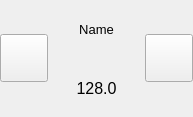
<?xml version="1.0" encoding="UTF-8"?>
<ui version="4.0">
 <class>TouchSpinBox</class>
 <widget class="QWidget" name="TouchSpinBox">
  <property name="geometry">
   <rect>
    <x>0</x>
    <y>0</y>
    <width>193</width>
    <height>117</height>
   </rect>
  </property>
  <property name="sizePolicy">
   <sizepolicy hsizetype="Minimum" vsizetype="Minimum">
    <horstretch>0</horstretch>
    <verstretch>0</verstretch>
   </sizepolicy>
  </property>
  <property name="minimumSize">
   <size>
    <width>120</width>
    <height>50</height>
   </size>
  </property>
  <property name="font">
   <font>
    <pointsize>10</pointsize>
   </font>
  </property>
  <property name="windowTitle">
   <string>Form</string>
  </property>
  <layout class="QHBoxLayout" name="horizontalLayout">
   <property name="spacing">
    <number>0</number>
   </property>
   <property name="leftMargin">
    <number>0</number>
   </property>
   <property name="topMargin">
    <number>0</number>
   </property>
   <property name="rightMargin">
    <number>0</number>
   </property>
   <property name="bottomMargin">
    <number>0</number>
   </property>
   <item>
    <widget class="QPushButton" name="leftButton">
     <property name="sizePolicy">
      <sizepolicy hsizetype="Fixed" vsizetype="Fixed">
       <horstretch>0</horstretch>
       <verstretch>0</verstretch>
      </sizepolicy>
     </property>
     <property name="minimumSize">
      <size>
       <width>48</width>
       <height>48</height>
      </size>
     </property>
     <property name="maximumSize">
      <size>
       <width>48</width>
       <height>48</height>
      </size>
     </property>
     <property name="font">
      <font>
       <pointsize>16</pointsize>
      </font>
     </property>
     <property name="text">
      <string/>
     </property>
     <property name="icon">
      <iconset resource="../../resources.qrc">
       <normaloff>:/icons/resources/icons/arrows_left.png</normaloff>:/icons/resources/icons/arrows_left.png</iconset>
     </property>
     <property name="iconSize">
      <size>
       <width>48</width>
       <height>48</height>
      </size>
     </property>
     <property name="flat">
      <bool>false</bool>
     </property>
    </widget>
   </item>
   <item>
    <layout class="QVBoxLayout" name="verticalLayout">
     <property name="spacing">
      <number>1</number>
     </property>
     <item>
      <widget class="QLabel" name="nameLabel">
       <property name="sizePolicy">
        <sizepolicy hsizetype="Preferred" vsizetype="Preferred">
         <horstretch>0</horstretch>
         <verstretch>0</verstretch>
        </sizepolicy>
       </property>
       <property name="minimumSize">
        <size>
         <width>80</width>
         <height>0</height>
        </size>
       </property>
       <property name="maximumSize">
        <size>
         <width>200</width>
         <height>200</height>
        </size>
       </property>
       <property name="font">
        <font>
         <pointsize>10</pointsize>
        </font>
       </property>
       <property name="text">
        <string>Name</string>
       </property>
       <property name="alignment">
        <set>Qt::AlignCenter</set>
       </property>
      </widget>
     </item>
     <item>
      <widget class="QLabel" name="valueLabel">
       <property name="sizePolicy">
        <sizepolicy hsizetype="Preferred" vsizetype="Preferred">
         <horstretch>0</horstretch>
         <verstretch>0</verstretch>
        </sizepolicy>
       </property>
       <property name="minimumSize">
        <size>
         <width>80</width>
         <height>0</height>
        </size>
       </property>
       <property name="maximumSize">
        <size>
         <width>200</width>
         <height>200</height>
        </size>
       </property>
       <property name="font">
        <font>
         <pointsize>12</pointsize>
        </font>
       </property>
       <property name="text">
        <string>128.0</string>
       </property>
       <property name="alignment">
        <set>Qt::AlignCenter</set>
       </property>
      </widget>
     </item>
    </layout>
   </item>
   <item>
    <widget class="QPushButton" name="rightButton">
     <property name="sizePolicy">
      <sizepolicy hsizetype="Fixed" vsizetype="Fixed">
       <horstretch>0</horstretch>
       <verstretch>0</verstretch>
      </sizepolicy>
     </property>
     <property name="minimumSize">
      <size>
       <width>48</width>
       <height>48</height>
      </size>
     </property>
     <property name="maximumSize">
      <size>
       <width>48</width>
       <height>48</height>
      </size>
     </property>
     <property name="font">
      <font>
       <pointsize>16</pointsize>
      </font>
     </property>
     <property name="text">
      <string/>
     </property>
     <property name="icon">
      <iconset resource="../../resources.qrc">
       <normaloff>:/icons/resources/icons/arrows_right.png</normaloff>:/icons/resources/icons/arrows_right.png</iconset>
     </property>
     <property name="iconSize">
      <size>
       <width>48</width>
       <height>48</height>
      </size>
     </property>
     <property name="flat">
      <bool>false</bool>
     </property>
    </widget>
   </item>
  </layout>
 </widget>
 <resources>
  <include location="../../resources.qrc"/>
 </resources>
 <connections/>
</ui>
